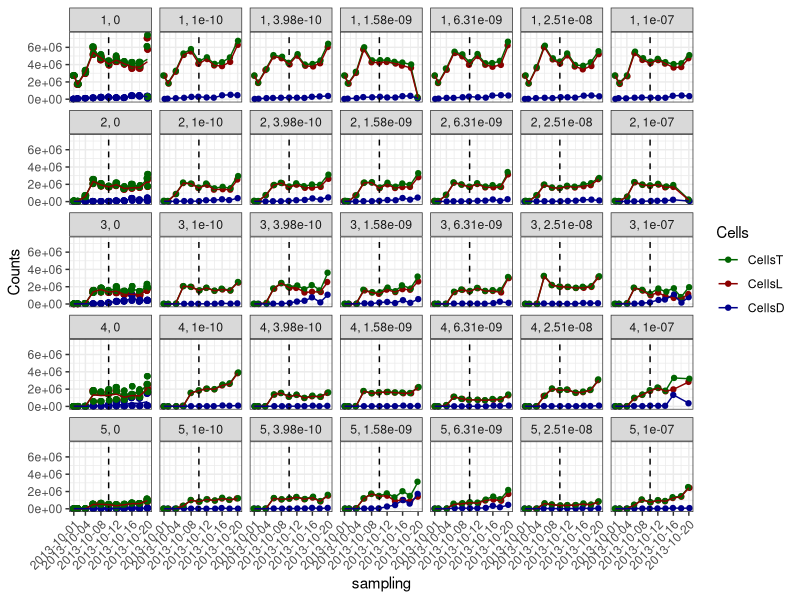

R code for this plot: (Note: this script raises an error after producing the figure.)
## ---- chunk 1
knitr::opts_chunk$set(warning = FALSE, message=FALSE)
## ---- chunk 2
library(ggplot2)
library(dplyr)
library(tidyr)
library(lubridate)

## ---- chunk 3
Bac <- read.table("BacCounts.txt" , header = T , sep = "\t")
ID <- read.table("ID.txt")

ID <- mutate(ID, bot_label = paste(tolower(Sampling), formatC(BOT, width = 2, flag = 0), sep = "-"))

## ---- chunk 4
# transform $sampling into POSIXct date
Bac$sampling <- dmy(Bac$sampling)

# add with / without tox level
Bac <- mutate(Bac, ToxYN = ifelse(sampling < ymd(20131010), "NO", "YES"))


# melt to long format

Bac <- gather(Bac, Cells, Counts, CellsL, CellsD, CellsT)

Bac$Cells <- factor(Bac$Cells, levels=c("CellsT","CellsL","CellsD"))

# plot Cell counts by diversity and Tox

Bac %>% filter(DIV != "S") %>% 
  ggplot(., aes(x = sampling, y=Counts, colour=Cells))+
  facet_wrap(~DIV * ToxC,ncol=7, labeller = label_wrap_gen(multi_line = F))+
  geom_point(position = position_jitter(width = 0.2))+
  geom_vline(xintercept = as.numeric(ymd("2013-10-10")), linetype = "dashed")+
  stat_summary(geom = "line", fun.y = "mean")+
  theme_bw()+
  scale_colour_manual(values=c("darkgreen","darkred","darkblue"))+
  theme(axis.text.x=element_text(angle=45,hjust = 1, vjust = 1 ))+
  scale_x_date(breaks = unique(Bac$sampling)[seq(1 , length(unique(Bac$sampling)), 2)])

## ---- chunk 5


AWCD_cont <- 
  AWCD %>% 
  filter(Tox == 0) %>% 
  ungroup() %>% 
  group_by(Sampling, DIV, dhour) %>% 
  summarise( AWCD = median(AWCD)) %>% 
  spread(Sampling, AWCD) %>% 
  rename(Cont_Mid = Mid,
         Cont_End = End)
    


AWCD %>% 
  filter(Tox != 0) %>% 
  ungroup() %>% 
  spread(Sampling, AWCD) %>% 
  left_join(AWCD_cont) %>% 
  mutate(AWCD_inhib = 100 - 100 * (End / Cont_End) * (Cont_Mid / Mid)) %>% 
  #filter(DIV != 1) %>% 
  ggplot(., aes(x = ToxC, y = AWCD_inhib))+
  geom_point(shape = 21, colour = "darkblue")+
  geom_hline(aes(yintercept = 0), linetype = "dashed")+
  facet_grid(dhour ~ DIV, scales = "free")+
  scale_x_log10(breaks = signif(unique(ID$ToxC), 2))+
  theme_bw()+
  theme(axis.text.x = element_text(angle = -45, hjust = 0))




filter(Bac_inhib, Cells == "CellsT") %>% 
ggplot(., aes(x = ToxC, y=prct_inhib))+
  facet_grid(DIV ~ sampling, labeller = label_wrap_gen(multi_line = F), scales = "free_y")+
  geom_point(position = position_jitter(width = 0.2), colour = "darkgreen")+
  geom_line(colour = "darkgreen")+
  geom_hline(yintercept = 0, linetype = "dashed")+
  theme_bw()+
  theme(axis.text.x=element_text(angle=45,hjust = 1, vjust = 1 ))+
  scale_x_log10(breaks = unique(Bac_inhib$ToxC))

filter(Bac_inhib, Cells == "CellsL") %>% 
ggplot(., aes(x = ToxC, y=prct_inhib))+
  facet_grid(DIV ~ sampling, labeller = label_wrap_gen(multi_line = F), scales = "free_y")+
  geom_point(position = position_jitter(width = 0.2), colour = "darkred")+
  geom_line(colour = "darkred")+
  geom_hline(yintercept = 0, linetype = "dashed")+
  theme_bw()+
  theme(axis.text.x=element_text(angle=45,hjust = 1, vjust = 1 ))+
  scale_x_log10(breaks = unique(Bac_inhib$ToxC))

